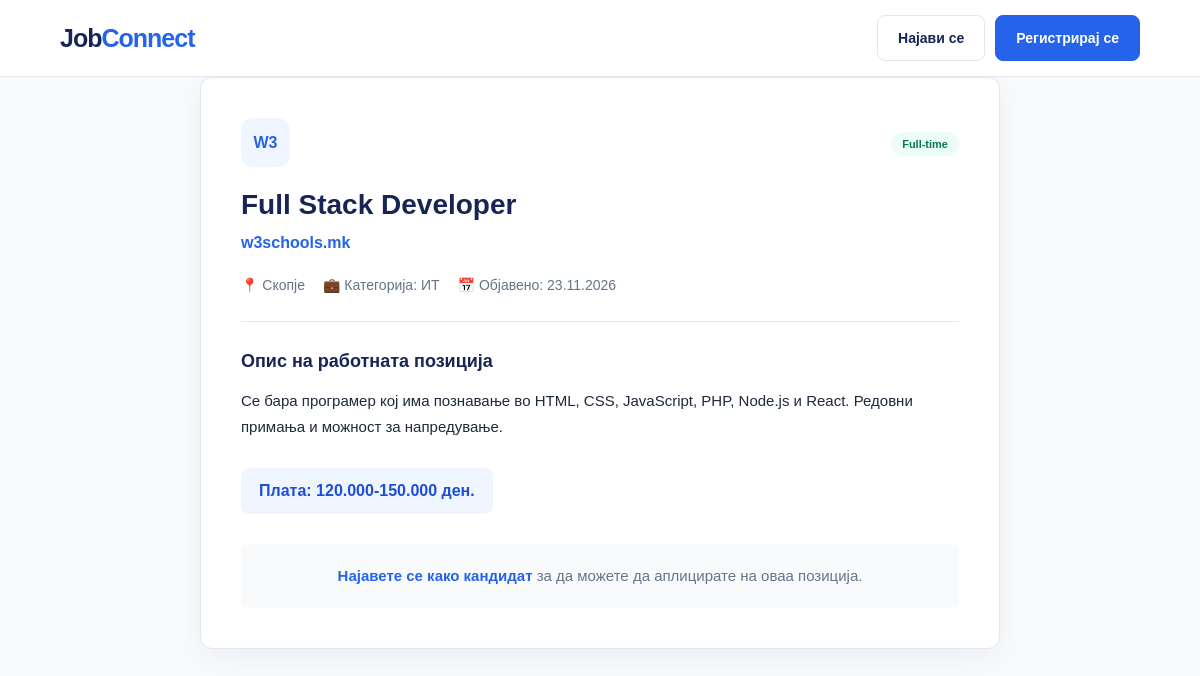
The page /Source/php/job-details.php?id=7 on the database its author committed.
### tables this page shows
CREATE TABLE `jobs` (
  `id` int(10) UNSIGNED NOT NULL,
  `company_id` int(10) UNSIGNED NOT NULL,
  `title` varchar(150) NOT NULL,
  `description` text NOT NULL,
  `location` varchar(100) NOT NULL,
  `category` varchar(50) NOT NULL,
  `employment_type` varchar(50) NOT NULL DEFAULT 'Full-time',
  `salary_min` decimal(10,2) DEFAULT NULL,
  `salary_max` decimal(10,2) DEFAULT NULL,
  `status` enum('pending','active','closed') NOT NULL DEFAULT 'pending',
  `created_at` timestamp NOT NULL DEFAULT current_timestamp()
);

CREATE TABLE `users` (
  `id` int(10) UNSIGNED NOT NULL,
  `name` varchar(100) NOT NULL,
  `email` varchar(150) NOT NULL,
  `password` varchar(255) NOT NULL,
  `profile_pic` varchar(255) DEFAULT NULL,
  `high_school` varchar(255) DEFAULT NULL,
  `university` varchar(255) DEFAULT NULL,
  `cv_path` varchar(255) DEFAULT NULL,
  `role` enum('candidate','company','admin') NOT NULL DEFAULT 'candidate',
  `created_at` timestamp NOT NULL DEFAULT current_timestamp(),
  `industry` varchar(100) DEFAULT NULL,
  `description` text DEFAULT NULL,
  `location` varchar(150) DEFAULT NULL,
  `website` varchar(255) DEFAULT NULL,
  `phone` varchar(50) DEFAULT NULL
);

### Source/php/job-details.php (the view, shortened to what this page needs)
<?php
require_once __DIR__ . "/../config/database.php";
$jobId = isset($_GET["id"]) ? (int)$_GET["id"] : 0;
$job = null;
function escapeHTML($value) {
    return htmlspecialchars((string)$value, ENT_QUOTES, "UTF-8");
}
function formatSalary($min, $max) {
    if ($min !== null && $max !== null) {
        return number_format((float)$min, 0, ",", ".") . "-" . number_format((float)$max, 0, ",", ".") . " ден.";
    }
    return "Плата по договор.";
}
$categories = [
    "it" => "ИТ",
    "marketing" => "Маркетинг",
    "design" => "Дизајн",
    "finance" => "Финансии",
    "engineering" => "Инженерство",
    "sales" => "Продажба"
];
try {
    $userId = isset($_SESSION["user_id"]) && $_SESSION["user_role"] === "candidate" ? $_SESSION["user_id"] : 0;
    $stmt = $pdo->prepare("
        SELECT jobs.*, users.name AS company_name, users.email AS company_email, application.status AS application_status
        FROM jobs
        INNER JOIN users ON jobs.company_id = users.id
        LEFT JOIN application ON jobs.id = application.job_id AND application.user_id = :user_id
        WHERE jobs.id = :job_id AND jobs.status = 'active'
        LIMIT 1
    ");
    $stmt->execute([
        "user_id" => $userId,
        "job_id" => $jobId
    ]);
    $job = $stmt->fetch();
} catch (PDOException $e) {
    error_log($e->getMessage());
}
$categoryLabel = $categories[$job["category"]] ?? $job["category"];
?>
<!DOCTYPE html>
<html lang="mk">
<head>
    <link rel="stylesheet" href="../style/style.css">
    <link rel="stylesheet" href="../style/pages.css">
    <link rel="stylesheet" href="../style/profile.css">
</head>
<body>
    <?php include "navbar.php"; ?>
    <main class="container page-main">
        <div class="details-wrapper">
            <article class="details-card">
                <div class="job-card-top">
                    <div class="company-logo">
                        <?php echo escapeHTML(strtoupper(substr($job["company_name"], 0, 2))); ?>
                    </div>
                    <div>
                        <span class="job-type"><?php echo escapeHTML($job["employment_type"]); ?></span>
                    </div>
                </div>
                <h1 class="details-title"><?php echo escapeHTML($job["title"]); ?></h1>
                <p class="company-name details-company"><a href="profile.php?id=<?php echo (int)$job["company_id"];?>"
                class="profile-link-inline">
                    <?php echo escapeHTML($job["company_name"]); ?>
                </a></p>
                <div class="details-meta">
                    <span>📍 <?php echo escapeHTML($job["location"]); ?></span>
                    <span>💼 Категорија: <?php echo escapeHTML($categoryLabel); ?></span>
                    <span>📅 Објавено: <?php echo date("d.m.Y", strtotime($job["created_at"])); ?></span>
                </div>
                <hr class="divider">
                <h3 class="details-section-title">Опис на работната позиција</h3>
                <p class="details-description"><?php echo escapeHTML($job["description"]); ?></p>
                <div class="details-salary">
                    Плата: <?php echo escapeHTML(formatSalary($job["salary_min"], $job["salary_max"])); ?>
                </div>
                <?php if (isset($_SESSION["user_id"]) && $_SESSION["user_role"] === "candidate"): ?>
                    <div class="apply-box">
                        <h3>Аплицирај на овој оглас</h3>
                        <form method="POST" enctype="multipart/form-data">
                            <div class="form-row">
                                <div class="form-group">
                                    <label for="name">Име</label>
                                    <input type="text" id="name" name="name" class="form-control" value="<?php echo escapeHTML($_SESSION["user_name"] ?? ""); ?>" required>
                                </div>
                                <div class="form-group">
                                    <label for="surname">Презиме</label>
                                    <input type="text" id="surname" name="surname" class="form-control" required>
                                </div>
                            </div>
                            <div class="form-row">
                                <div class="form-group">
                                    <label for="email">E-mail адреса</label>
                                    <input type="email" id="email" name="email" class="form-control" value="<?php echo escapeHTML($_SESSION["user_email"] ?? ""); ?>" required>
                                </div>
                                <div class="form-group">
                                    <label for="phone">Телефонски број</label>
                                    <input type="text" id="phone" name="phone" class="form-control" placeholder="Пр. 070123456" required>
                                </div>
                            </div>
                            <div class="form-group">
                                <label for="cv">Прикачи CV (PDF, DOCX)</label>
                                <input type="file" id="cv" name="cv" class="form-control" accept=".pdf,.doc,.docx" required>
                            </div>
                            <div class="form-group">
                                <label for="cover_letter_file">Прикачи мотивационо писмо (опционално)</label>
                                <input type="file" id="cover_letter_file" name="cover_letter_file" class="form-control" accept=".pdf,.doc,.docx">
                            </div>
                            <button type="submit" class="btn btn-primary btn-block">Испрати апликација</button>
                        </form>
                    </div>
                <?php elseif (!isset($_SESSION["user_id"])): ?>
                    <div class="login-prompt">
                        <a href="login.php">Најавете се како кандидат</a> за да можете да аплицирате на оваа позиција.
                    </div>
                <?php endif; ?>
            </article>
        </div>
    </main>
</body>
</html>

### Source/style/style.css (style rules this page uses)
* { margin:0; padding:0; box-sizing:border-box; }
:root { --primary:#2563eb; --primary-dark:#1d4ed8; --dark:#172554; --text:#1e293b; --muted:#64748b; --background:#f8fafc; --white:#ffffff; --border:#e2e8f0; --light-blue:#eff6ff; --radius:12px; }
html { scroll-behavior:smooth; }
body { font-family:Arial, Helvetica, sans-serif; background:var(--background); color:var(--text); line-height:1.6; }
a { color:inherit; text-decoration:none; }
.container { width:min(1180px, 90%); margin:0 auto; }
.job-card-top { display:flex; justify-content:space-between; align-items:center; margin-bottom:20px; gap:10px; }
.company-logo { width:49px; height:49px; border-radius:12px; background:var(--light-blue); color:var(--primary); display:flex; justify-content:center; align-items:center; font-size:16px; font-weight:800; flex-shrink:0; }
.job-type { background:#ecfdf5; color:#047857; padding:6px 11px; border-radius:20px; font-size:11px; font-weight:700; }
.company-name { color:var(--primary); font-size:14px; font-weight:700; margin-bottom:15px; }

### Source/style/pages.css (style rules this page uses)
.page-main { padding:50px, 0; }
.divider { border:0; border-top:1px solid var(--border); margin:25px 0; }
.details-wrapper { max-width:800px; margin:0 auto; }
.details-card { background:var(--white); border:1px solid var(--border); border-radius:var(--radius); padding:40px; box-shadow:0 8px 30px rgba(15, 23, 42, 0.05); }
.details-title { color:var(--dark); font-size:28px; line-height:1.25; margin-bottom:8px; }
.details-company { font-size:16px; margin-bottom:18px; }
.details-meta { display:flex; flex-wrap:wrap; gap:18px; color:var(--muted); font-size:14px; }
.details-section-title { color:var(--dark); font-size:18px; margin-bottom:12px; }
.details-description { color:var(--text); font-size:15px; line-height:1.75; white-space:pre-line; margin-bottom:28px; }
.details-salary { display:inline-block; background:var(--light-blue); color:var(--primary-dark); padding:10px 18px; border-radius:8px; font-size:16px; font-weight:800; margin-bottom:30px; }
.login-prompt { text-align:center; color:var(--muted); font-size:15px; padding:20px; background:var(--background); border-radius:8px; }
.login-prompt a { color:var(--primary); font-weight:700; }

### Source/style/profile.css (style rules this page uses)
.profile-link-inline { color:inherit; text-decoration:none; font-weight:600; transition: color 0.2s ease; }

### rows shown on the page
jobs: users.name "W3", employment_type "Full-time", title "Full Stack Developer", users.name "w3schools.mk", location "Скопје", category "ИТ", created_at "23.11.2026", description "Се бара програмер кој има познавање во HTML, CSS, JavaScript, PHP, Node.js и React. Редовни примања и можност за напредување.", salary_min+salary_max "120.000-150.000 ден."
